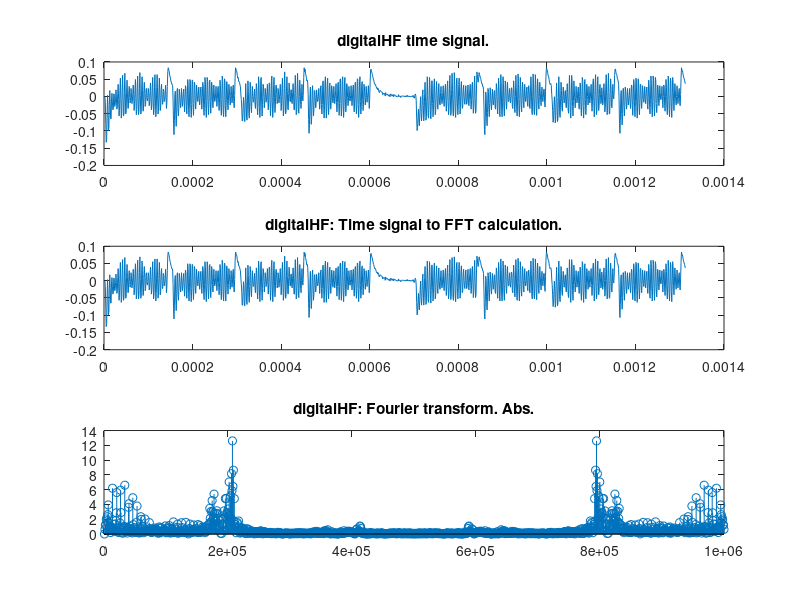

Recreate this plot in MATLAB.
%mducng/SoC/D2/G2touch
%%%%%%%%%%%%%%%%%%%%%%%%%%%%%%%%%%%%%%%%%%%%%%%%%%%%%%%%%%%%%%%%%%%%%%%%%%%
clc;
clear;
close all;
%%%%%%%%%%%%%%%%%%%%%%%%%%%%%%%%%%%%%%%%%%%%%%%%%%%%%%%%%%%%%%%%%%%%%%%%%%%
% load txt file
load EVB1M.txt;
dataraw             = EVB1M;
temp                = size(dataraw);
length_full         = temp(1);
x_full              = dataraw;
%%%%%%%%%%%%%%%%%%%%%%%%%%%%%%%%%%%%%%%%%%%%%%%%%%%%%%%%%%%%%%%%%%%%%%%%%%%
Fs                  = 10^6;  
dt                  = 1/Fs;
t_full              = (0:1:length_full-1)*dt;
%%%%%%%%%%%%%%%%%%%%%%%%%%%%%%%%%%%%%%%%%%%%%%%%%%%%%%%%%%%%%%%%%%%%%%%%%%%
% load DigitalHF:
x_digitalHF_raw     = x_full(4546:1:4546+1313-1);
% Substract mean:
x_digitalHF         = x_digitalHF_raw - mean(x_digitalHF_raw);
t_digitalHF         = (1:1:length(x_digitalHF))*dt;
% FFT calculation for digitalHF
Nfft                = length(x_digitalHF);
deltaF              = Fs/Nfft;
tVectors            = (1:Nfft)*dt;
fVectors            = (1:Nfft)*deltaF;
% digitalHF part to FFT calculation
fftdigitalHFTem     = fft(x_digitalHF(1:1:Nfft),Nfft);
fftdigitalHF        = abs(fftdigitalHFTem);
%%%%%%%%%%%%%%%%%%%%%%%%%%%%%%%%%%%%%%%%%%%%%%%%%%%%%%%%%%%%%%%%%%%%%%%%%%%
% plot Full Beacon LF
figure(6);
subplot(3,1,1);
plot(t_digitalHF,x_digitalHF);
title('digitalHF time signal.');
% plot time signal
subplot(3,1,2);
plot(tVectors,x_digitalHF(1:Nfft));
title("digitalHF: Time signal to FFT calculation.");
%axis([0 Nfft*1/Fs 0 1*scale]);
% plot fft output
subplot(3,1,3);
stem(fVectors,fftdigitalHF);
title('digitalHF: Fourier transform. Abs.'); 
%axis([0 Fs 0 Nfft/2*scale]);
%axis([0 Fs 0 25]);
%%%%%%%%%%%%%%%%%%%%%%%%%%%%%%%%%%%%%%%%%%%%%%%%%%%%%%%%%%%%%%%%%%%%%%%%%%%
